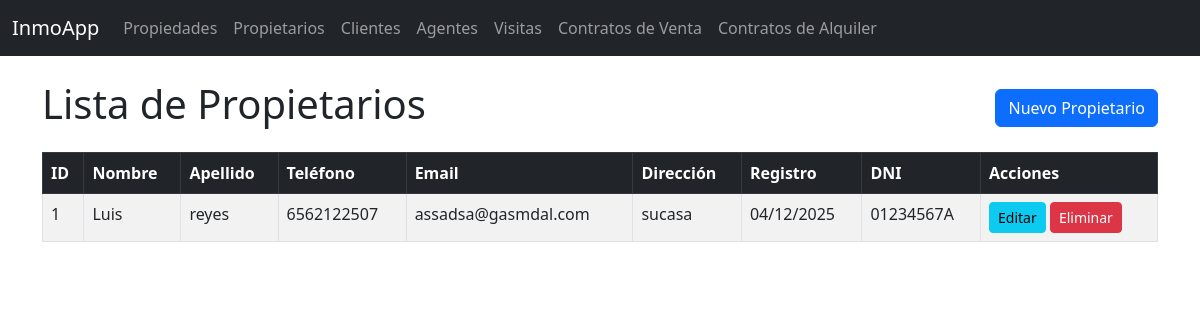
The app's page /propietarios/ with its own data.
### inmobiliaria/models.py (models this page shows, shortened)
class Propietario(models.Model):
    nombre = models.CharField(max_length=100)
    apellido = models.CharField(max_length=100)
    telefono = models.CharField(max_length=20)
    email = models.EmailField(max_length=100)
    direccion_propietario = models.CharField(max_length=255)
    fecha_registro = models.DateField(auto_now_add=True)
    dni = models.CharField(max_length=20, unique=True)

### inmobiliaria/views.py (the view)
# urls.py: path("propietarios/", views.PropietarioListView.as_view(), name="propietario_list"),
class PropietarioListView(ListView):
    model = Propietario
    template_name = "inmobiliaria/propietario_list.html"
    context_object_name = "propietarios"

### inmobiliaria/templates/inmobiliaria/propietario_list.html
{% extends 'inmobiliaria/base.html' %}
{% block content %}
    <div class="d-flex justify-content-between align-items-center mb-3">
        <h1>Lista de Propietarios</h1>
        <a href="{% url 'inmobiliaria:propietario_create' %}" class="btn btn-primary">Nuevo Propietario</a>
    </div>
    <div class="table-responsive">
        <table class="table table-striped table-bordered">
            <thead class="table-dark">
                <tr>
                    <th>ID</th>
                    <th>Nombre</th>
                    <th>Apellido</th>
                    <th>Teléfono</th>
                    <th>Email</th>
                    <th>Dirección</th>
                    <th>Registro</th>
                    <th>DNI</th>
                    <th>Acciones</th>
                </tr>
            </thead>
            <tbody>
                {% for propietario in propietarios %}
                    <tr>
                        <td>{{ propietario.id }}</td>
                        <td>{{ propietario.nombre }}</td>
                        <td>{{ propietario.apellido }}</td>
                        <td>{{ propietario.telefono }}</td>
                        <td>{{ propietario.email }}</td>
                        <td>{{ propietario.direccion_propietario }}</td>
                        <td>{{ propietario.fecha_registro|date:"d/m/Y" }}</td>
                        <td>{{ propietario.dni }}</td>
                        <td>
                            <a href="{% url 'inmobiliaria:propietario_update' propietario.pk %}" class="btn btn-sm btn-info">Editar</a>
                            <a href="{% url 'inmobiliaria:propietario_delete' propietario.pk %}" class="btn btn-sm btn-danger">Eliminar</a>
                        </td>
                    </tr>
                {% empty %}
                    <tr>
                        <td colspan="9" class="text-center">No hay propietarios registrados.</td>
                    </tr>
                {% endfor %}
            </tbody>
        </table>
    </div>
{% endblock %}

### records on screen
Propietario: id "1", nombre "Luis", apellido "reyes", telefono "6562122507", email "assadsa@gasmdal.com", direccion_propietario "sucasa", fecha_registro "04/12/2025", dni "01234567A"
